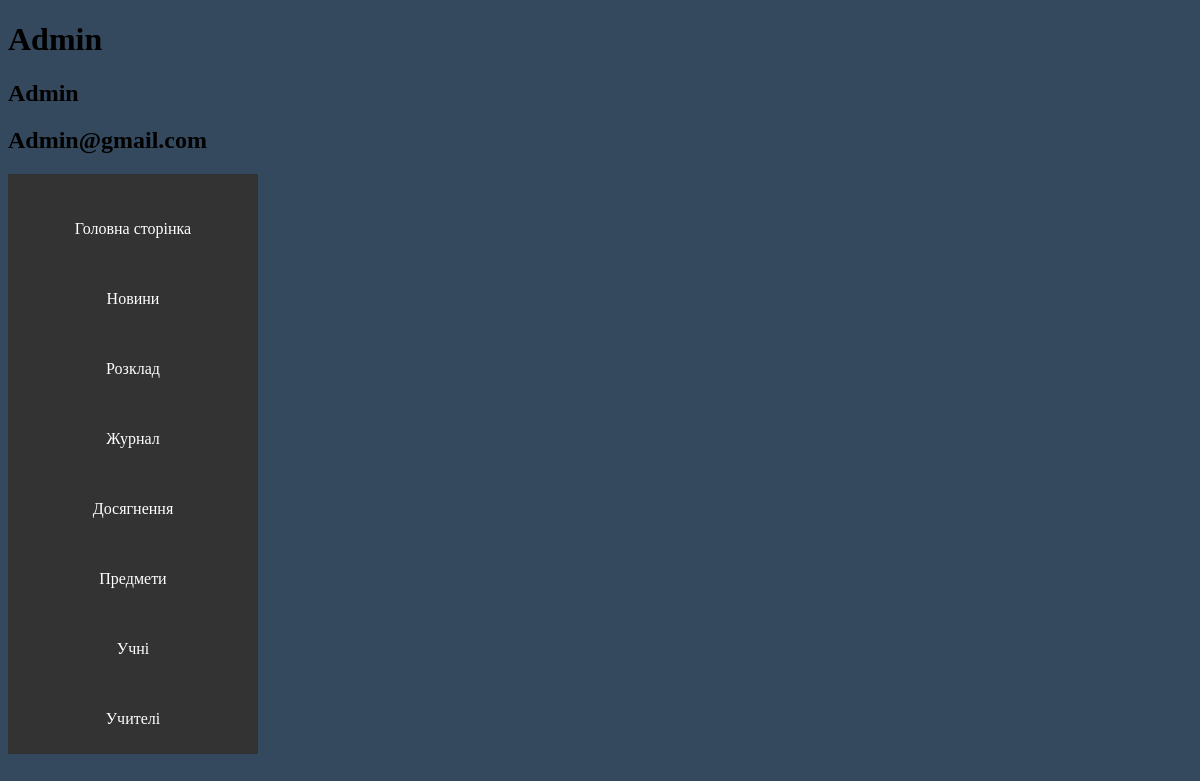
Screenshot of /account/1 with the database file from the repository.
### app.py (models this page shows, shortened)
class Account(db.Model):
    id = db.Column(db.Integer, primary_key=True)
    full_name = db.Column(db.String(100), nullable=False)
    email = db.Column(db.String(30), nullable=False, unique=True)
    role = db.Column(db.String(30), nullable=False)
    password = db.Column(db.String(100), nullable=False)

### app.py (the view)
@app.route("/account/<int:id>")
def your_account(id):
    account = Account.query.get(id)
    return render_template("your_account.html", account=account)

### templates/your_account.html (shortened to what this page needs)
{% extends 'base.html' %}
{% block body %}
    <h1>{{ account.full_name }}</h1>
    <h2>{{account.role}}</h2>
    <h2>{{account.email}}</h2>
<div class="sidebar">
    <ul style="list-style-type: none;">
        <li><a href="/"> Головна сторінка</a></li>
        <li><a href="/"> Новини</a></li>
        <li><a href="/"> Розклад</a></li>
        <li><a href="/"> Журнал</a></li>
        <li><a href="/"> Досягнення </a></li>
        <li><a href="/greate_subgect/{{account.id}}"> Предмети</a></li>
        <li><a href="/"> Учні</a></li>
        <li><a href="/"> Учителі</a></li>
    </ul>
</div>
{% endblock %}

### static/css/style.css (style rules this page uses)
body { background-color:#34495e; }
.sidebar { height: 100%; width: 250px; top: 0; left: 0; background-color: #333; padding-top: 20px; }
.sidebar ul { list-style-type: none; padding: 0; margin: 0; }
.sidebar ul li { padding: 10px 0; }
.sidebar ul li a { display:block; padding: 16px 10px; text-align:center; color: #fff; text-decoration: none; }

### rows the page displays
Account: full_name "Admin", role "Admin", email "Admin@gmail.com"
